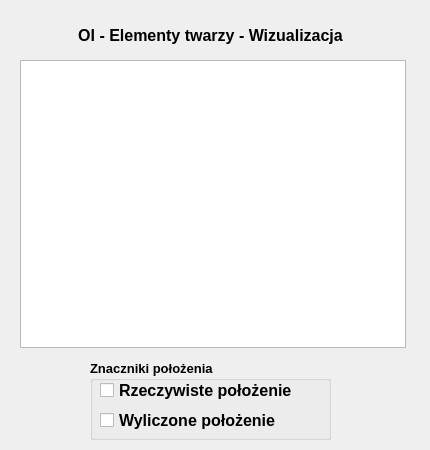
<?xml version="1.0" encoding="UTF-8"?>
<ui version="4.0">
 <class>CustomTabForImage</class>
 <widget class="QWidget" name="CustomTabForImage">
  <property name="geometry">
   <rect>
    <x>0</x>
    <y>0</y>
    <width>430</width>
    <height>450</height>
   </rect>
  </property>
  <property name="minimumSize">
   <size>
    <width>430</width>
    <height>450</height>
   </size>
  </property>
  <property name="maximumSize">
   <size>
    <width>430</width>
    <height>450</height>
   </size>
  </property>
  <property name="windowTitle">
   <string>Form</string>
  </property>
  <widget class="QGraphicsView" name="originalGrahpic">
   <property name="geometry">
    <rect>
     <x>20</x>
     <y>60</y>
     <width>386</width>
     <height>288</height>
    </rect>
   </property>
   <property name="minimumSize">
    <size>
     <width>386</width>
     <height>288</height>
    </size>
   </property>
   <property name="maximumSize">
    <size>
     <width>386</width>
     <height>288</height>
    </size>
   </property>
  </widget>
  <widget class="QGroupBox" name="groupBox">
   <property name="geometry">
    <rect>
     <x>90</x>
     <y>360</y>
     <width>241</width>
     <height>80</height>
    </rect>
   </property>
   <property name="font">
    <font>
     <pointsize>10</pointsize>
     <weight>75</weight>
     <bold>true</bold>
    </font>
   </property>
   <property name="title">
    <string>Znaczniki położenia</string>
   </property>
   <widget class="QCheckBox" name="groundTruthCheckBox">
    <property name="geometry">
     <rect>
      <x>10</x>
      <y>20</y>
      <width>211</width>
      <height>21</height>
     </rect>
    </property>
    <property name="font">
     <font>
      <pointsize>12</pointsize>
      <weight>75</weight>
      <bold>true</bold>
     </font>
    </property>
    <property name="text">
     <string>Rzeczywiste położenie</string>
    </property>
   </widget>
   <widget class="QCheckBox" name="calculatedCheckBox">
    <property name="geometry">
     <rect>
      <x>10</x>
      <y>50</y>
      <width>211</width>
      <height>21</height>
     </rect>
    </property>
    <property name="font">
     <font>
      <pointsize>12</pointsize>
      <weight>75</weight>
      <bold>true</bold>
     </font>
    </property>
    <property name="text">
     <string>Wyliczone położenie</string>
    </property>
   </widget>
  </widget>
  <widget class="QLabel" name="face_element">
   <property name="geometry">
    <rect>
     <x>20</x>
     <y>20</y>
     <width>381</width>
     <height>31</height>
    </rect>
   </property>
   <property name="font">
    <font>
     <pointsize>12</pointsize>
     <weight>75</weight>
     <bold>true</bold>
    </font>
   </property>
   <property name="text">
    <string>OI - Elementy twarzy - Wizualizacja</string>
   </property>
   <property name="alignment">
    <set>Qt::AlignCenter</set>
   </property>
  </widget>
 </widget>
 <resources/>
 <connections/>
</ui>
